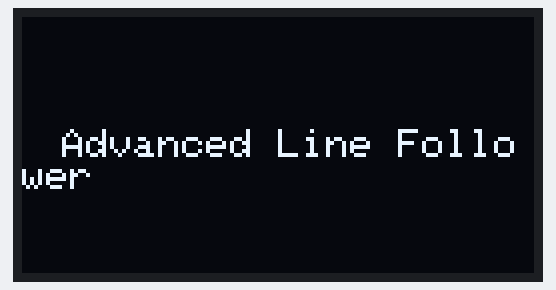
The sketch below on a simulated Arduino Uno, built with avr-gcc and run on an emulated ATmega328P. On the bench: 128×64 one-colour display.

Above: at 0.1 s.
At 6.2 s:
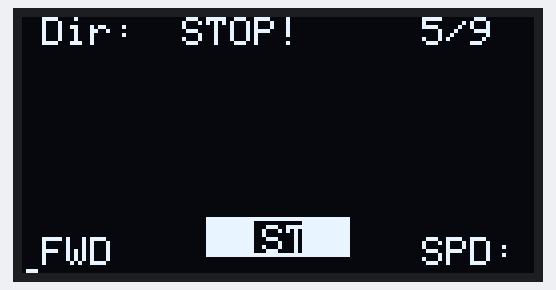
At 12.16 s:
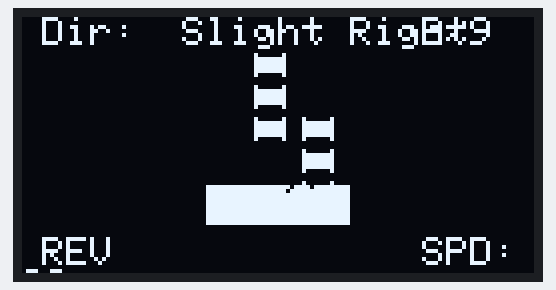
At 19.8 s:
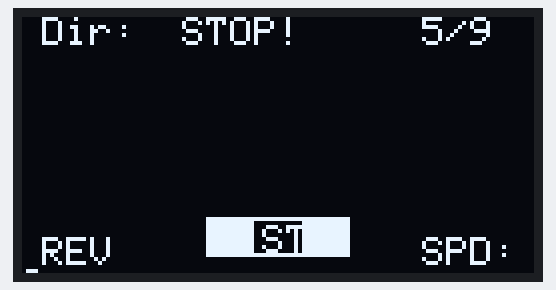
At 25.79 s:
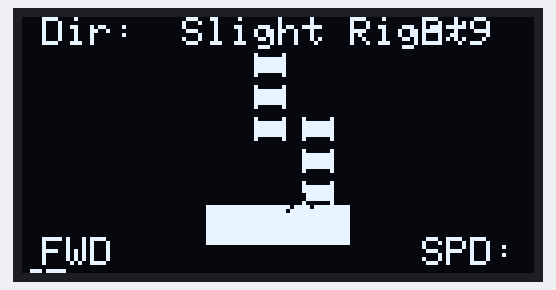
At 37.87 s:
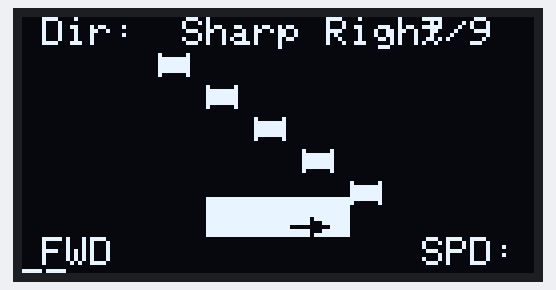

The sketch:

LineFollower_5IR.ino
```cpp
#include <Wire.h>
#include <Adafruit_GFX.h>
#include <Adafruit_SSD1306.h>

#define SCREEN_WIDTH 128
#define SCREEN_HEIGHT 64
#define OLED_RESET -1
Adafruit_SSD1306 display(SCREEN_WIDTH, SCREEN_HEIGHT, &Wire, OLED_RESET);

int frame = 0;
unsigned long lastUpdate = 0;
int animationOffset = 0;
bool movingForward = true;

// Track definitions with visual representations
const char* tracks[] = {
  // Straight
  "00100\n"
  "00100\n"
  "00100\n"
  "00100\n"
  "00100",

  // Slight Left
  "00100\n"
  "00100\n"
  "01100\n"
  "01000\n"
  "01000",

  // Turn Left
  "00100\n"
  "01000\n"
  "10000\n"
  "00000\n"
  "00000",

  // Sharp Left
  "00001\n"
  "00010\n"
  "00100\n"
  "01000\n"
  "10000",

  // Stop
  "00000\n"
  "00000\n"
  "00000\n"
  "00000\n"
  "00000",

  // Full Line
  "11111\n"
  "11111\n"
  "11111\n"
  "11111\n"
  "11111",

  // Sharp Right
  "10000\n"
  "01000\n"
  "00100\n"
  "00010\n"
  "00001",

  // Slight Right
  "00100\n"
  "00100\n"
  "00110\n"
  "00010\n"
  "00010",

  // Turn Right
  "00100\n"
  "00010\n"
  "00001\n"
  "00000\n"
  "00000"
};

String directions[] = {
  "Straight",
  "Slight Left",
  "Turn Left",
  "Sharp Left",
  "STOP!",
  "Full Line",
  "Sharp Right",
  "Slight Right",
  "Turn Right"
};

void setup() {
  display.begin(SSD1306_SWITCHCAPVCC, 0x3C);
  display.clearDisplay();
  display.setTextColor(SSD1306_WHITE);
  display.setTextSize(1);
  display.setCursor(10, 28);
  display.println("Advanced Line Follower");
  display.display();
  delay(1500);
}

void drawTrack(int patternIndex) {
  String trackData = tracks[patternIndex];
  int row = 0;
  int col = 0;

  for (int i = 0; i < trackData.length(); i++) {
    char c = trackData[i];
    if (c == '\n') {
      row++;
      col = 0;
    } else {
      int x = 34 + col * 12;  // Centered with spacing
      int y = 10 + row * 8;   // Vertical spacing

      if (c == '1') {
        // Draw track segment
        display.fillRect(x, y, 8, 4, SSD1306_WHITE);

        // Draw track borders
        display.drawPixel(x, y-1, SSD1306_WHITE);
        display.drawPixel(x+7, y-1, SSD1306_WHITE);
        display.drawPixel(x, y+4, SSD1306_WHITE);
        display.drawPixel(x+7, y+4, SSD1306_WHITE);
      }
      col++;
    }
  }
}

void drawRobot(int directionIndex) {
  // Robot body (centered)
  int robotX = 64 - 15;
  int robotY = 50;

  // Animated position
  robotY -= animationOffset;

  display.fillRect(robotX, robotY, 30, 10, SSD1306_WHITE);

  // Draw wheels
  display.fillRect(robotX-3, robotY, 3, 10, SSD1306_WHITE);
  display.fillRect(robotX+30, robotY, 3, 10, SSD1306_WHITE);

  // Draw direction indicator
  int centerX = robotX + 15;
  int centerY = robotY + 5;

  switch(directionIndex) {
    case 0: // Straight
      display.drawLine(centerX, centerY-4, centerX, centerY-8, SSD1306_BLACK);
      display.fillTriangle(
        centerX-3, centerY-6,
        centerX+3, centerY-6,
        centerX, centerY-10, SSD1306_BLACK);
      break;

    case 1: // Slight Left
      display.drawLine(centerX-2, centerY-4, centerX-5, centerY-7, SSD1306_BLACK);
      display.fillTriangle(
        centerX-6, centerY-7,
        centerX-8, centerY-5,
        centerX-5, centerY-10, SSD1306_BLACK);
      break;

    case 2: // Turn Left
      display.drawLine(centerX-3, centerY-1, centerX-8, centerY-1, SSD1306_BLACK);
      display.fillTriangle(
        centerX-8, centerY-3,
        centerX-8, centerY+1,
        centerX-12, centerY-1, SSD1306_BLACK);
      break;

    case 3: // Sharp Left
      display.drawLine(centerX-3, centerY+2, centerX-8, centerY+2, SSD1306_BLACK);
      display.fillTriangle(
        centerX-8, centerY,
        centerX-8, centerY+4,
        centerX-12, centerY+2, SSD1306_BLACK);
      break;

    case 4: // Stop
      display.fillRect(centerX-6, centerY-4, 12, 8, SSD1306_BLACK);
      display.setTextColor(SSD1306_WHITE);
      display.setTextSize(1);
      display.setCursor(centerX-4, centerY-3);
      display.print("STP");
      break;

    case 6: // Sharp Right
      display.drawLine(centerX+3, centerY+2, centerX+8, centerY+2, SSD1306_BLACK);
      display.fillTriangle(
        centerX+8, centerY,
        centerX+8, centerY+4,
        centerX+12, centerY+2, SSD1306_BLACK);
      break;

    case 7: // Slight Right
      display.drawLine(centerX+2, centerY-4, centerX+5, centerY-7, SSD1306_BLACK);
      display.fillTriangle(
        centerX+6, centerY-7,
        centerX+8, centerY-5,
        centerX+5, centerY-10, SSD1306_BLACK);
      break;

    case 8: // Turn Right
      display.drawLine(centerX+3, centerY-1, centerX+8, centerY-1, SSD1306_BLACK);
      display.fillTriangle(
        centerX+8, centerY-3,
        centerX+8, centerY+1,
        centerX+12, centerY-1, SSD1306_BLACK);
      break;
  }
}

void loop() {
  if (millis() - lastUpdate > 1500) {
    frame = (frame + 1) % (sizeof(directions) / sizeof(directions[0]));
    lastUpdate = millis();
    movingForward = !movingForward;
  }

  // Animate robot movement
  animationOffset = (millis() / 50) % 10;
  if (!movingForward) animationOffset = 9 - animationOffset;
  if (frame == 4) animationOffset = 0; // No movement when stopped

  display.clearDisplay();

  // Draw track
  drawTrack(frame);

  // Draw robot
  drawRobot(frame);

  // Draw status info
  display.setTextColor(SSD1306_WHITE);
  display.setTextSize(1);

  // Direction title
  display.setCursor(5, 0);
  display.print("Dir:");

  // Current direction
  display.setTextSize(1);
  display.setCursor(40, 0);
  display.print(directions[frame]);

  // Frame counter
  display.setCursor(100, 0);
  display.print(frame + 1);
  display.print("/");
  display.print(sizeof(directions) / sizeof(directions[0]));

  // Motion indicator
  display.setCursor(5, 55);
  display.print(movingForward ? "FWD" : "REV");

  // Speed indicator
  display.setCursor(100, 55);
  display.print("SPD:");
  display.print(frame == 4 ? 0 : 50 + animationOffset * 5);

  display.display();
}
```

Measured:
- what the display in image 1 shows lasts 1.5 s, from 6.1 s to 7.6 s
